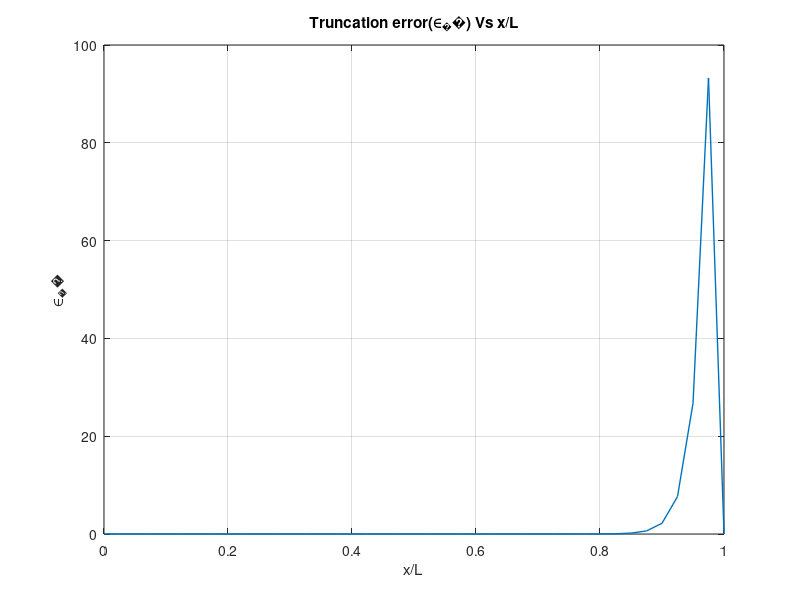
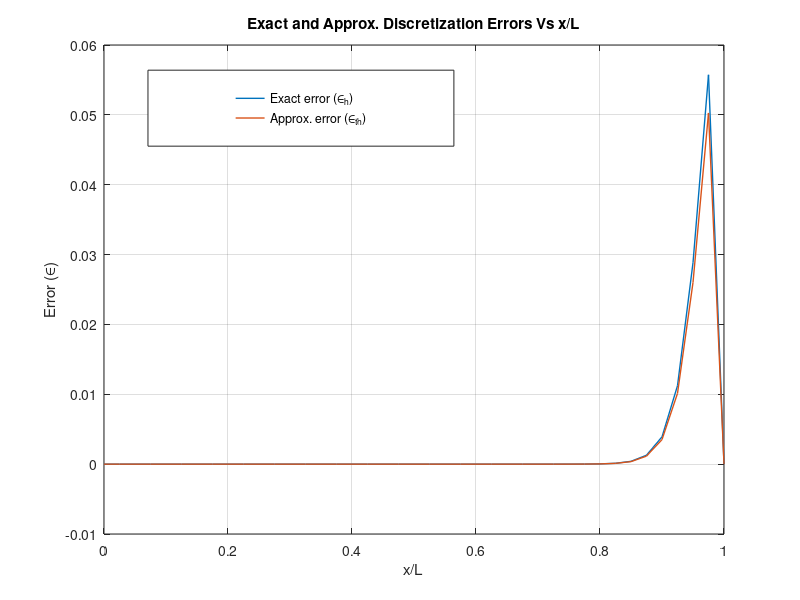
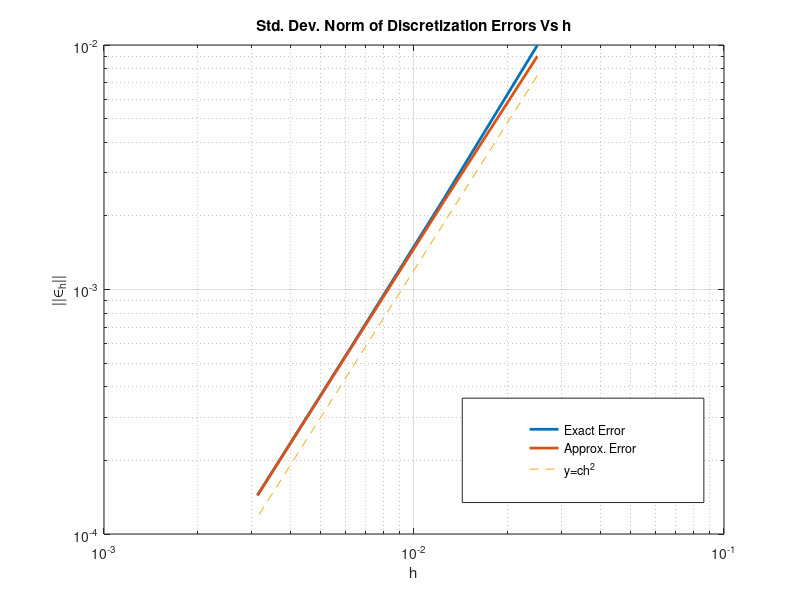

The MATLAB script that drew these images, in order:
% Discretization of convection-diffusion equation using CDS scheme

phi_0 = 0;
phi_L = 1;
Pe = 50;                                % Peclet No. = 50
N = 41;                                 % Grid Points = 41
h = 1/(N-1);                            % Grid Width = 1/(N-1)

% Setting the parameters of CDS
Ae = 1 - (Pe*h)/2;      % coeff. of phi(i+1)                 
Ap = -2;                % coeff. of phi(i)
Aw = 1 + (Pe*h)/2;      % coeff. of phi(i-1)

% Defining the required sparse matrix A of size nxn
A = zeros(N,N);
A(1,1) = 1; A(N,N) = 1;
for j = 2:N-1
    A(j,j) = Ap;
    A(j,j-1) = Aw;
    A(j,j+1) = Ae;
end

% Defining the load vector b of size nx1
b = zeros(N,1);
b(1) = phi_0; b(N) = phi_L;

% Using the inbuilt fnc linsolve to solve system of equations
phi_h = linsolve(A, b);           

x = transpose(linspace(0,1,41));
% exact solution of the convection-diffusion eqn
phi_exact = (exp(x*Pe)-1)/(exp(Pe)-1);

% Question 2

Pe = 50;                                % Peclet No. = 50
N = 41;                                 % Grid Points = 41
h = 1/(N-1);                            % Grid Width = 1/(N-1)
err = zeros(N,1);                       % vector to store truncation error
x = transpose(linspace(0,1,N));         % x_i values
phi3 = (Pe^3*exp(x*Pe))/(exp(Pe)-1);    % third order derivative values of phi_exact
phi4 = (Pe^4*exp(x*Pe))/(exp(Pe)-1);    % fourth order derivative values of phi_exact

for i = 2:N-1
    err(i) = (Pe*h*h/6)*phi3(i) - (h*h/12)*phi4(i); % substituting the value of err(i)
end

% Plot of truncation error vs x_i
figure;
plot(x, err, 'LineWidth',1);
title('Truncation error(∈_τ) Vs x/L')
xlabel('x/L');
ylabel('∈_τ');
grid on;

% Question 3

err_h = phi_exact - phi_h;      % discretization error

L = zeros(N,N);
L(1,1) = 1; L(N,N) = 1;
Aw = 1/h^2 + Pe/(2*h);
Ae = 1/h^2 - Pe/(2*h);
Ap = -2/h^2;

for j = 2:N-1
    L(j,j) = Ap;
    L(j,j-1) = Aw;
    L(j,j+1) = Ae;
end

err_th = -inv(L)*err;           % approx. discretization error

% Plotting exact and approx. discretization errors vs h

figure;
plot(x,err_h,'LineWidth',1);
hold on
plot(x, err_th,'LineWidth',1);
title('Exact and Approx. Discretization Errors Vs x/L')
xlabel('x/L');
ylabel('Error (∈)');
legend('Exact error (∈_h)','Approx. error (∈_{th})');
xlim([0.00 1.00])
ylim([-0.0100 0.0600])
legend("Position", [0.18496,0.7564,0.3824,0.12664]);
grid on;

% Question 4

% Solving for phi_exact
N = [41; 81; 161; 321];
phi_exact = cell(size(N,1),1);

for i=1:size(N,1)
    n = N(i);
    x = transpose(linspace(0,1,n));
    phi = (exp(x*Pe)-1)/(exp(Pe)-1);
    phi_exact{i,1} = phi;
end

% Solving for phi_h
phi_h = cell(size(N,1),1);

for i=1:size(N,1)
    n = N(i);                                 % Grid Points = 41
    h = 1/(n-1);                            % Grid Width = 1/(N-1)
    
    % Setting the parameters of CDS
    Ae = 1 - (Pe*h)/2;      % coeff. of phi(i+1)                 
    Ap = -2;                % coeff. of phi(i)
    Aw = 1 + (Pe*h)/2;      % coeff. of phi(i-1)
    
    % Defining the required sparse matrix A of size nxn
    A = zeros(n,n);
    A(1,1) = 1; A(n,n) = 1;
    for j = 2:n-1
        A(j,j) = Ap;
        A(j,j-1) = Aw;
        A(j,j+1) = Ae;
    end
    
    % Defining the load vector b of size nx1
    b = zeros(n,1);
    b(1) = phi_0; b(n) = phi_L;
    
    % Using the inbuilt fnc linsolve to solve system of equations
    soln = linsolve(A, b);
    phi_h{i,1} = soln;
end

% Solving for err_h

err_h = cell(size(N,1),1);

for i = 1:size(N,1)
    err_h{i,1} = phi_exact{i,1} - phi_h{i,1};
end

% Solving for the std. dev. norm of err_h
err_h_norm = zeros(size(N,1),1);

for i = 1:size(N,1)
    val = norm(err_h{i,1})/sqrt(N(i));
    err_h_norm(i) = val;
end

% Solving for truncation_error

trunc_error = cell(size(N,1),1);

for i = 1:size(N,1)
    n = N(i);                               % Grid Points = 41
    h = 1/(n-1);                            % Grid Width = 1/(N-1)
    x = transpose(linspace(0,1,n));
    phi3 = (Pe^3*exp(x*Pe))/(exp(Pe)-1);    % third order derivative values of phi_exact
    phi4 = (Pe^4*exp(x*Pe))/(exp(Pe)-1);    % fourth order derivative values of phi_exact
    vec = zeros(n,1);
    for j = 2:n-1
        vec(j) = (Pe*h*h/6)*phi3(j) - (h*h/12)*phi4(j); % substituting the value of err(i)
    end
    trunc_error{i,1} = vec;
end

% Solving for err_th

err_th = cell(size(N,1),1);
h_vals = zeros(size(N,1),1);

for i = 1:size(N,1)
    n = N(i);                               % Grid Points = 41
    h = 1/(n-1);                            % Grid Width = 1/(N-1)
    h_vals(i) = h;
    L = zeros(n,n);
    L(1,1) = 1; L(n,n) = 1;
    Aw = 1/h^2 + Pe/(2*h);
    Ae = 1/h^2 - Pe/(2*h);
    Ap = -2/h^2;
    
    for j = 2:n-1
        L(j,j) = Ap;
        L(j,j-1) = Aw;
        L(j,j+1) = Ae;
    end
    
    err_th{i,1} = -inv(L)*trunc_error{i,1};           % approx. discretization error
end

% Solving for the std. dev. norm of err_th
err_th_norm = zeros(size(N,1),1);

for i = 1:size(N,1)
    val = norm(err_th{i,1})/sqrt(N(i));
    err_th_norm(i) = val;
end

% Plotting err_h_norm and err_th_norm vs x_i
c = 12;

figure;
loglog(h_vals, err_h_norm, 'Linewidth', 2);
hold on
loglog(h_vals, err_th_norm, 'Linewidth', 2);
hold on
plot(h_vals,c*h_vals.*h_vals, '--', "LineWidth",0.5);
xlabel('h');
ylabel('||∈_h||');
title('Std. Dev. Norm of Discretization Errors Vs h');
legend('Exact Error', 'Approx. Error', 'y=ch^2');
grid on;
legend("Position", [0.57785,0.16243,0.30196,0.17396])
